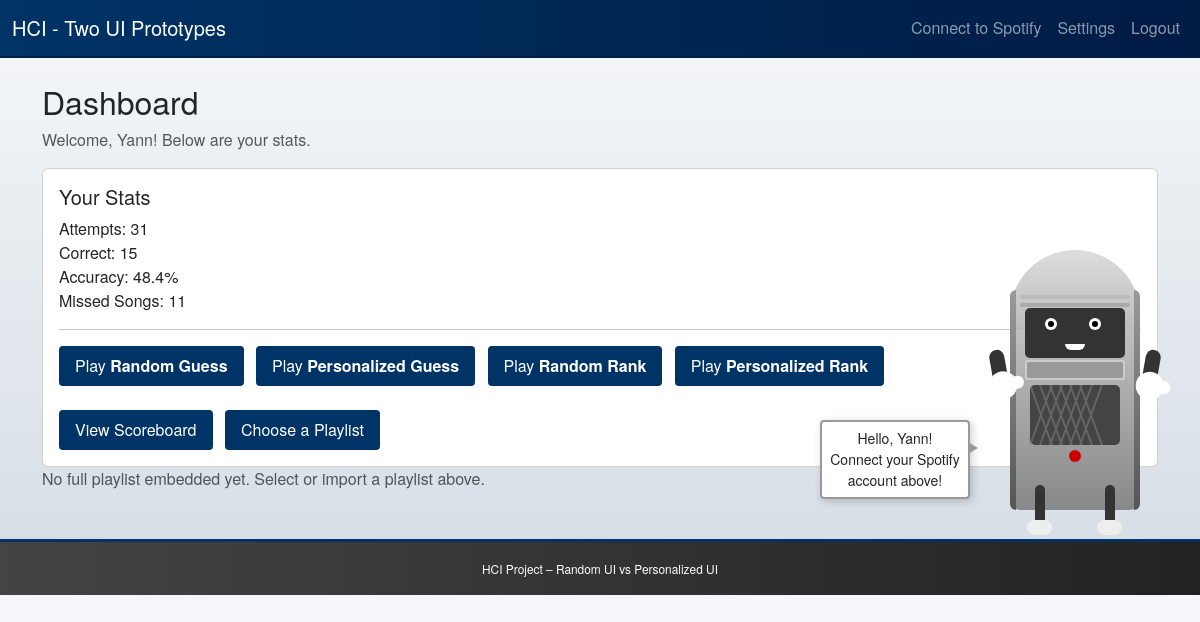
The page /dashboard (signed in) on the database its author committed.
### models.py (models this page shows, shortened)
class User(db.Model):
    id = db.Column(db.Integer, primary_key=True)
    username = db.Column(db.String(80), unique=True, nullable=False)
    password = db.Column(db.String(80), nullable=False)
    total_correct = db.Column(db.Integer, default=0)
    total_attempts = db.Column(db.Integer, default=0)
    missed_songs = db.Column(db.String(1000), default="[]")
    random_guess_elo = db.Column(db.Integer, default=1200)
    personalized_guess_elo = db.Column(db.Integer, default=1200)
    random_rank_elo = db.Column(db.Integer, default=1200)
    personalized_rank_elo = db.Column(db.Integer, default=1200)
    def get_missed_songs(self):
        try:
            return json.loads(self.missed_songs)
        except:
            return []
    def get_accuracy(self):
        if self.total_attempts == 0:
            return 0
        return self.total_correct / self.total_attempts

### routes/quiz_main.py (the view, shortened to what this page needs)
@quiz_bp.route('/dashboard')
@require_login
def dashboard():
    user = current_user()
    if not user:
        return redirect(url_for('auth_bp.login'))
    missed_count = len(user.get_missed_songs())
    if not session.get("spotify_token"):
        session["buddy_message"] = f"Hello, {user.username}! Connect your Spotify account above!"
    else:
        lines = get_buddy_personality_lines()
        session["buddy_message"] = lines['start'][0]
    return render_template('dashboard.html',
                           user=user,
                           missed_count=missed_count,
                           all_songs=ALL_TRACKS)

### app.py (called while the page is built)
def create_app():
    load_dotenv()
    app = Flask(__name__)
    app.secret_key = "ANY_RANDOM_SECRET_FOR_DEVELOPMENT"
    app.config["SQLALCHEMY_DATABASE_URI"] = "sqlite:///guessing_game.db"
    app.config["SQLALCHEMY_TRACK_MODIFICATIONS"] = False
    db.init_app(app)
    @app.context_processor
    def inject_now():
        return {"now": datetime.datetime.now()}
    @app.context_processor
    def inject_buddy_message():
        return {
            "buddy_message": session.get("buddy_message", ""),
            "buddy_hint": session.get("buddy_hint", "")
        }
    from routes.auth import auth_bp
    from routes.quiz_base import quiz_bp
    import routes.quiz_main
    import routes.quiz_personalized
    import routes.quiz_ranking
    app.register_blueprint(auth_bp)
    app.register_blueprint(quiz_bp)
    with app.app_context():
        db.create_all()
    return app

### routes/quiz_main.py (called while the page is built)
def current_user():
    uid = session.get("user_id")
    if not uid:
        return None
    return User.query.get(uid)

def require_login(f):
    @wraps(f)
    def wrapper(*args, **kwargs):
        if not current_user():
            flash("Please log in first!", "warning")
            return redirect(url_for('auth_bp.login'))
        return f(*args, **kwargs)
    return wrapper

### templates/dashboard.html
{% extends "layout.html" %}
{% block content %}
<h2>Dashboard</h2>
<p class="text-muted">Welcome, {{ user.username }}! Below are your stats.</p>
<div class="card mt-3">
  <div class="card-body">
    <h5 class="card-title">Your Stats</h5>
    <p class="card-text">
      Attempts: {{ user.total_attempts }}<br/>
      Correct: {{ user.total_correct }}<br/>
      Accuracy: {{ (user.get_accuracy()*100)|round(1) }}%<br/>
      Missed Songs: {{ missed_count }}
    </p>
    <hr/>
    <button class="btn quiz-btn me-2"
            onclick="window.location='{{ url_for('quiz_bp.random_version') }}'">
      Play <strong>Random Guess</strong>
    </button>
    <button class="btn quiz-btn me-2"
            onclick="window.location='{{ url_for('quiz_bp.personalized_version') }}'">
      Play <strong>Personalized Guess</strong>
    </button>
    <button class="btn quiz-btn me-2"
            onclick="window.location='{{ url_for('quiz_bp.random_rank') }}'">
      Play <strong>Random Rank</strong>
    </button>
    <button class="btn quiz-btn"
            onclick="window.location='{{ url_for('quiz_bp.personalized_rank') }}'">
      Play <strong>Personalized Rank</strong>
    </button>
    <br/><br/>
    <button class="btn quiz-btn me-2"
            onclick="window.location='{{ url_for('quiz_bp.scoreboard') }}'">
      View Scoreboard
    </button>
    <button class="btn quiz-btn"
        onclick="window.location='{{ url_for('quiz_bp.choose_playlist') }}'">
        Choose a Playlist
      </button>
  </div>
</div>
{% if session.playlist_id %}
<hr/>
<h4>Listen to the Full Playlist (Spotify Embed)</h4>
<iframe
  style="border-radius:12px"
  src="https://open.spotify.com/embed/playlist/{{ session.playlist_id }}"
  width="100%"
  height="380"
  frameborder="0"
  allow="autoplay; clipboard-write; encrypted-media; fullscreen; picture-in-picture"
  loading="lazy">
</iframe>
{% else %}
<p class="text-muted">
  No full playlist embedded yet. Select or import a playlist above.
</p>
{% endif %}
{% endblock %}

### static/css/style.css (style rules this page uses)
body { background: linear-gradient(180deg, #f5f7fa 0%, #d4dce4 100%); margin: 0; padding: 0; font-family: "Helvetica Neue", Arial, sans-serif; }
.quiz-btn { background-color: #003366; color: #fff; border: none; transition: transform 0.2s ease, background-color 0.2s ease; padding: 0.5rem 1rem; margin-right: 0.5rem; border-radius: 4px; }

### rows shown on the page
User: username "Yann", total_attempts "31", total_correct "15", (user.get_accuracy()*100)|round(1) "48.4"

### other values the page prints
{{ missed_count }} "11"
